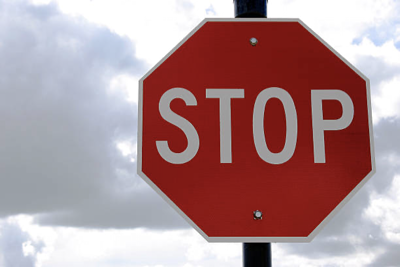
#> input picture Linear Filters/road98.png, 400 x 267 px
$ jupyter execute main.ipynb
#> lines starting #> are read from the running program, lines starting #| are printed output that depends on the picture; long printed decimals are rounded
[cell 1]
import numpy as np;
import cv2 as cv;
from os import path

def normalize_filter(filter_array):
    return filter_array/np.sum(np.abs(filter_array))

[cell 2]
# Filter 1 (Filter A) - Laplacian of Gaussian (LoG) Filter
filter1 = normalize_filter(np.array([
    [0, -1, -1, -1, 0],
    [-1, 2, 2, 2, -1],
    [-1, 2, 8, 2, -1],
    [-1, 2, 2, 2, -1],
    [0, -1, -1, -1, 0]
]))

# Filter 2 (Filter B) - Gaussian Blur Filter
filter2 = normalize_filter(np.array([
    [1, 4, 6, 4, 1],
    [4, 16, 24, 16, 4],
    [6, 24, 36, 24, 6],
    [4, 16, 24, 16, 4],
    [1, 4, 6, 4, 1]
]))

# Filter 3 (Filter C) - Uniform Box Filter
filter3 = normalize_filter(np.array([
    [5, 5, 5, 5, 5],
    [5, 5, 5, 5, 5],
    [5, 5, 5, 5, 5],
    [5, 5, 5, 5, 5],
    [5, 5, 5, 5, 5]
]))

# Filter 4 (Filter D) - Sharpening Filter (High-Boost Filter)
filter4 = normalize_filter(np.array([
    [0, -1, -1, -1, 0],
    [-1, 2, 2, 2, -1],
    [-1, 2, 16, 2, -1],
    [-1, 2, 2, 2, -1],
    [0, -1, -1, -1, 0]
]))

[cell 3]
#  Reading the image using OpenCV. Handled file not found situation.

img = cv.imread('./road98.png')
#> img is the input picture: shape (267, 400, 3); mean B, G, R 148.5, 144.8, 174.7
if img is None:
    print("Error: Image not found.")
    exit()
print(f"Image converted to type : {type(img)}" )
#| Image converted to type : <class 'numpy.ndarray'>

[cell 4]
#  Converting the 3D Numpy Array containing BGR Image to a 2D array containing the Grayscale Image.

gray_img = np.round(0.114 * img[:, :, 0] + 0.587 * img[:, :, 1] + 0.299 * img[:, :, 2]).astype(np.uint8)
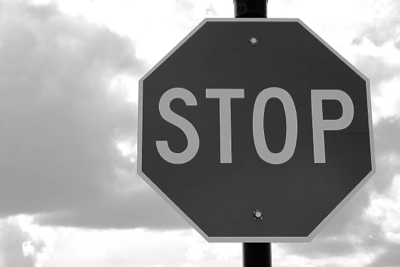
#> gray_img: shape (267, 400); min 0, max 255, mean 154.2

[cell 5]
max_val= np.max(gray_img)
#> max_val = 255
min_val = np.min(gray_img)
#> min_val = 0

original_img = np.round(255*((gray_img-min_val)/(max_val-min_val))).astype(np.uint8);
cv.imwrite('./original.jpg',original_img ) # Saving as an image.
#> Out = True

[cell 6]
# Adding padding.
filter_offset = filter1.shape[0]//2  # Offset for the filter.
print(filter_offset)
for i in range(filter_offset) :
    if i==0:
        padded_img = np.insert(original_img, 0, 0, axis=0)
    else:
         padded_img = np.insert(padded_img, 0, 0, axis=0)
    padded_img = np.insert(padded_img[::-1],0 , 0, axis=0)
    padded_img = np.insert(padded_img, 0, 0, axis=1)
    padded_img = np.insert(padded_img, padded_img.shape[1], 0, axis=1)
#> this loop made 2 passes
#> pass 1, `padded_img = np.insert(padded_img[::-1],0 , 0, axis=0)`:
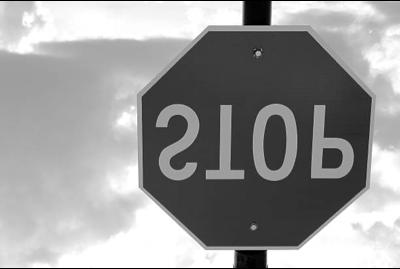
#> padded_img: shape (269, 400); min 0, max 255, mean 153
#> pass 1, `padded_img = np.insert(padded_img, padded_img.shape[1], 0, axis=1)`:
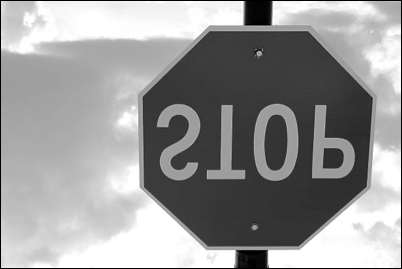
#> padded_img: shape (269, 402); min 0, max 255, mean 152.3
print(padded_img)
#> (printed output is left out)
# print()
print(original_img.shape)
#| (267, 400)
print(padded_img.shape)
#| (271, 404)

[cell 7]
def apply_filter_and_save_image(img_filter, img_name):
#> called with img_filter = array of shape (5, 5), img_name = 'filterA.jpg'
    new_img = np.zeros_like(original_img)
    for i in range(original_img.shape[0]):
        for j in range(original_img.shape[1]):
            new_img[i][j] = np.sum(padded_img[i:i+img_filter.shape[0], j:j+img_filter.shape[1]] * img_filter)
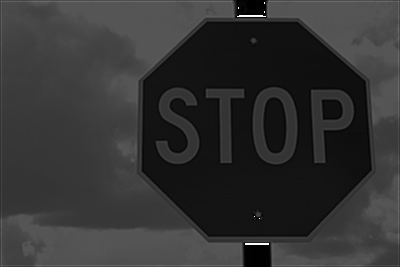
#> new_img: shape (267, 400); min 0, max 255, mean 51.3
    print(new_img)
#> (printed output is left out)
    cv.imwrite('./'+img_name,new_img ) # Saving as an image.

[cell 8]
apply_filter_and_save_image(filter1, 'filterA.jpg')
apply_filter_and_save_image(filter2, 'filterB.jpg')
#> call 2 of apply_filter_and_save_image, with img_filter = array of shape (5, 5), img_name = 'filterB.jpg'
#> after the loop in apply_filter_and_save_image (call 2), `for i in range(original_img.shape[0]):`:
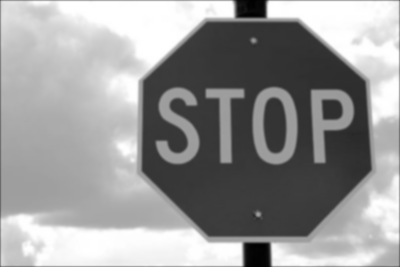
#> new_img: shape (267, 400); min 0, max 255, mean 152.7
#> (printed output is left out)
apply_filter_and_save_image(filter3, 'filterC.jpg')
#> (printed output is left out)
apply_filter_and_save_image(filter4, 'filterD.jpg')
#> call 4 of apply_filter_and_save_image, with img_filter = array of shape (5, 5), img_name = 'filterD.jpg'
#> after the loop in apply_filter_and_save_image (call 4), `for i in range(original_img.shape[0]):`:
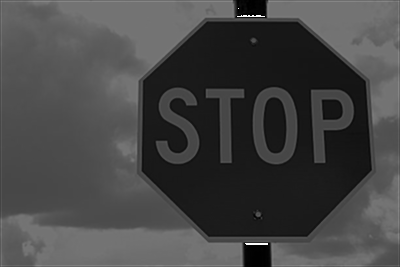
#> new_img: shape (267, 400); min 0, max 255, mean 69.9
#> (printed output is left out)

[cell 9]
def calcRms(original, edited):
    return np.sqrt(np.mean(np.square(original - edited)))

print(f"RMS for Filter A: {calcRms(original_img, cv.imread('./filterA.jpg', cv.IMREAD_GRAYSCALE))}")
#| RMS for Filter A: 10.853
print(f"RMS for Filter B: {calcRms(original_img, cv.imread('./filterB.jpg', cv.IMREAD_GRAYSCALE))}")
#| RMS for Filter B: 3.482
print(f"RMS for Filter C: {calcRms(original_img, cv.imread('./filterC.jpg', cv.IMREAD_GRAYSCALE))}")
#| RMS for Filter C: 4.076
print(f"RMS for Filter D: {calcRms(original_img, cv.imread('./filterD.jpg', cv.IMREAD_GRAYSCALE))}")
#| RMS for Filter D: 10.169
